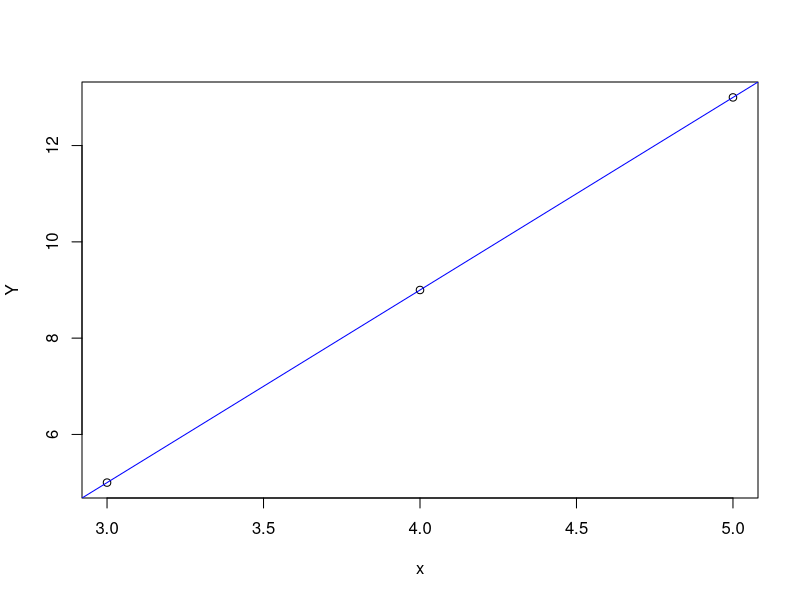
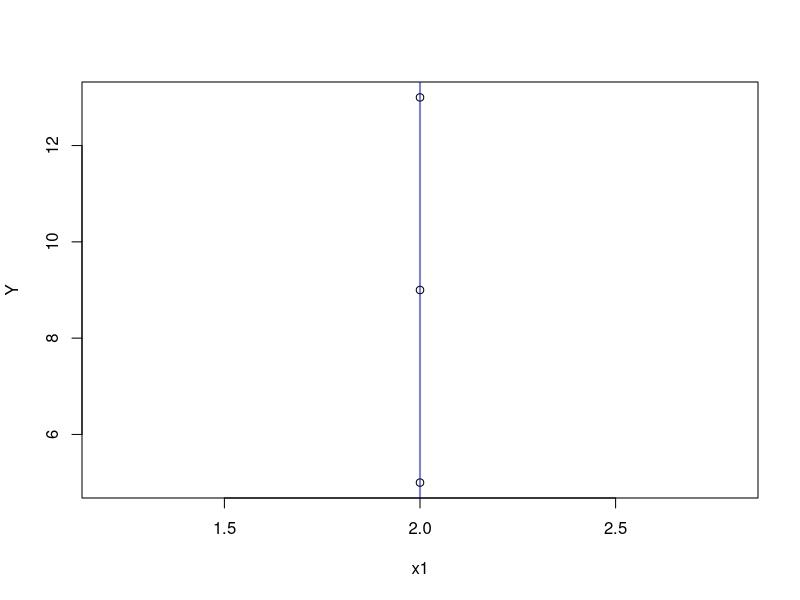

The R script that drew these images, in order:
## ---- chunk 1
library(e1071)
## ---- chunk 2
# Let matrix order (3x1) be response variable Y
Y <- matrix(c(5,9,13),nrow=3,ncol=1)
# Let matrix order (3x2) be explanatory variable X
x <- c(3,4,5)
X <- matrix(c(rep(1,3),x), nrow = 3, ncol = 2)
## ---- chunk 3
B <- solve(t(X)%*%(X))%*%t(X)%*%Y # calculate the coefficients vector with R code.
B
## ---- chunk 4
e <- Y - X%*%B # perform above formula with R code.
e # The output are not zero, because R uses binary decimal to represent the number, which approximately equal to zero.
## ---- chunk 5
my_lm <- lm(Y~x)
my_lm
plot(Y~x)
abline(my_lm,col='blue')
## ---- chunk 6
x1 <- c(rep(2,3))
X1 <- matrix(c(rep(1,3),x1), nrow = 3, ncol = 2)
X1
det1 <- det(t(X1)%*%X) # |X'X| = 0
det1
## ---- chunk 7
plot(x1, Y) # vetor x1 is {2,2,2}
abline(v=2, col='blue')
## ---- chunk 8

